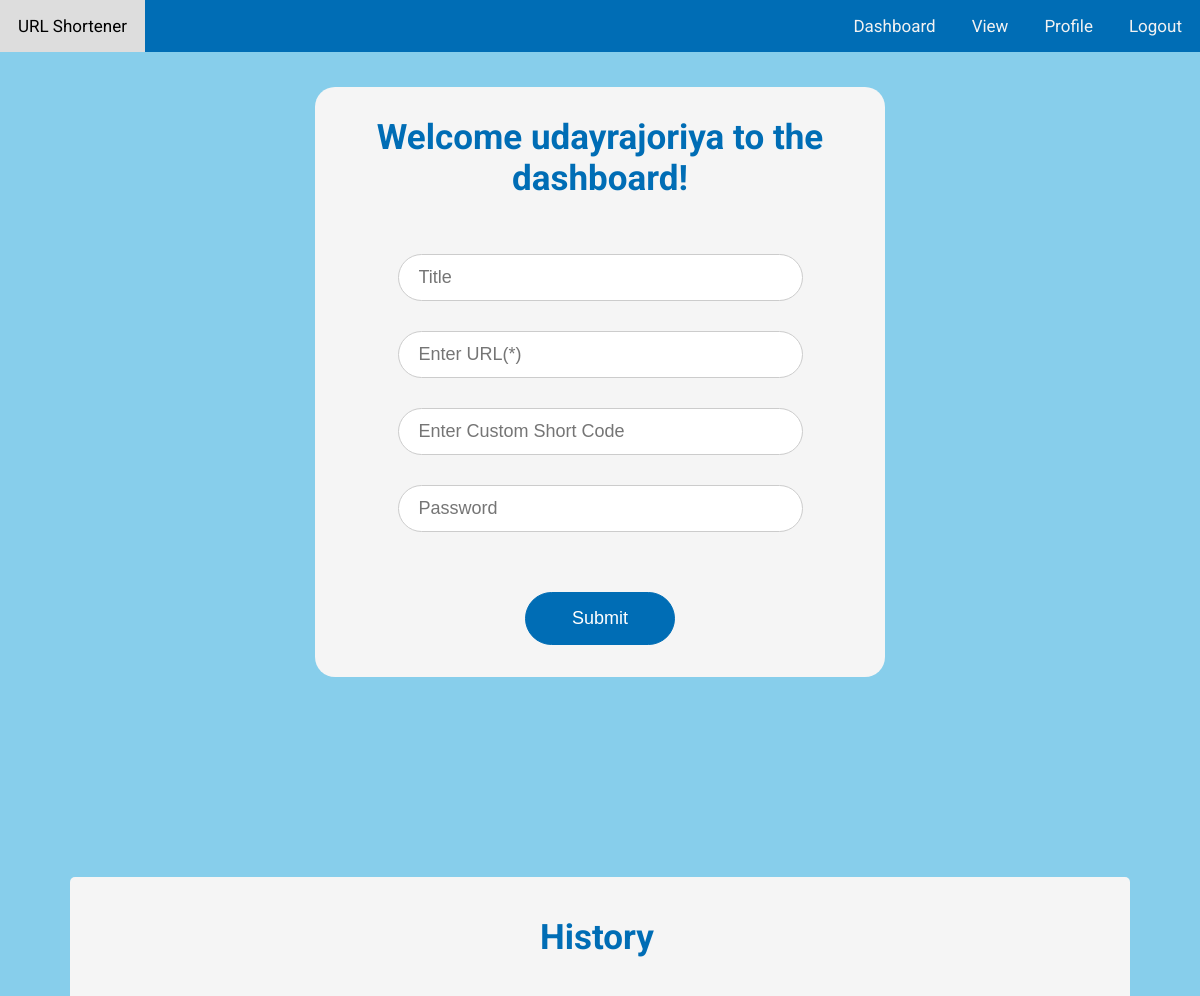
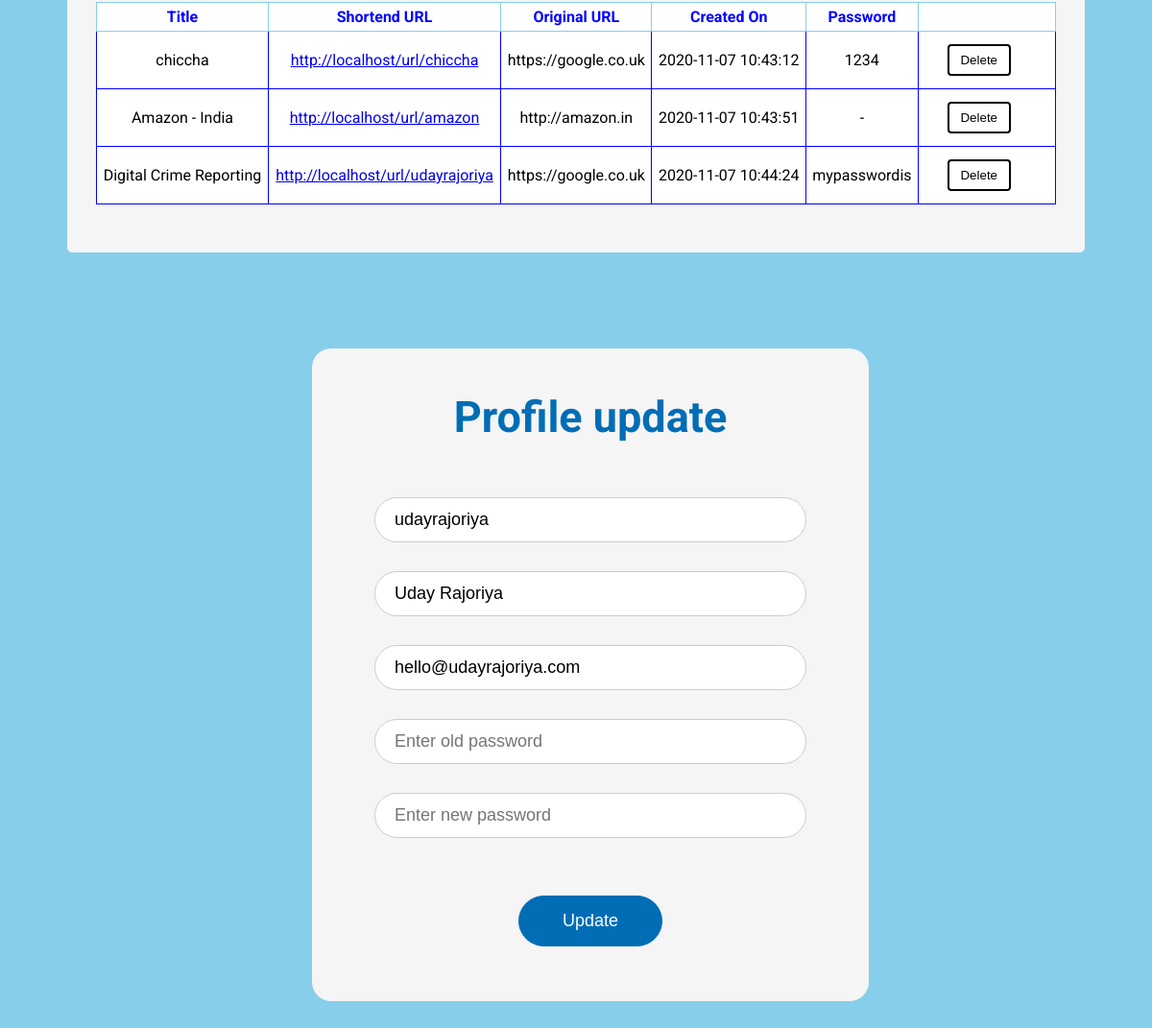
The app's page /url_shortener/dash.php (signed in) with its own data (2 pictures, top to bottom).
### tables this page shows
CREATE TABLE `url` (
  `url_id` int(12) NOT NULL,
  `short_url` varchar(255) NOT NULL,
  `orig_url` varchar(255) NOT NULL,
  `title` varchar(200) NOT NULL,
  `password` varchar(200) NOT NULL,
  `created_on` datetime NOT NULL DEFAULT current_timestamp(),
  `user_id` int(11) NOT NULL
);

### url_shortener/dash.php (the view, shortened to what this page needs)
<?php
  $userName = $_SESSION['username'];
  $userId = $_SESSION['userId'];
  $fullname = $_SESSION['fullname'];
  $email = $_SESSION['email'];
?>
<!DOCTYPE html>
<html>
<head><link rel="stylesheet" href="dash1.css">
</head>
<body>
  <div class="topnav">
    <a >URL Shortener</a>
    <div class="topnav-right">
        <a href="#dashboard">Dashboard</a>
        <a href="#tab">View</a>
        <a href="#profile">Profile</a>
        <a href="logout.php">Logout</a>
    </div>
  </div>
<center>
<div class="section1" id="dashbord">
<h3>Welcome <?php echo $userName; ?> to the dashboard!</h3>
  <form action="process.php" class="shorten">
    <input type="text" id="title" name="title" placeholder="Title">
    <input type="text" id="orgUrl" name="originalUrl" placeholder="Enter URL(*)" required>
    <input type="text" id="cutUrl" name="customUrl" placeholder="Enter Custom Short Code">
    <input type="password" id="pass" name="password" placeholder="Password">
    <input type="submit" value="Submit" href="#hisory">
  </form>
  <br>
</div>
<div id="tab">
	<h4 id="history">History</h4>
  <?php
include('db_config.php');
$conn = new mysqli($host, $user, $password, $db);
	$result = $conn->query("SELECT * from url where user_id='$userId'");
	if ($result->num_rows > 0)
	{
    ?>
<table style="width:100%">
  <tr>
    <th>Title</th>
    <th>Shortend URL</th>
    <th>Original URL</th>
    <th>Created On</th>
    <th>Password</th>
    <th></th>
  </tr>
    <?php
    while ($row = $result->fetch_assoc())
		{
      echo "<tr>";
      echo "<td class=\"title\">";
        echo $row['title'];
      echo "</td>";
      echo "<td>";
      echo "<a target='_blank' href=\"http://localhost/url_shortener/" . $row['short_url'] . "\" >http://localhost/url/".$row['short_url']."</a>";
      echo "</td>";
      echo "<td>";
      echo $row['orig_url'];
      echo "</td>";
      echo "<td>";
        echo $row['created_on'];
      echo "</td>";
      echo "<td>";
        echo $row['password'];
      echo "</td>";
      echo "<td>
      <form action=\"delete.php\" method=\"POST\">
      <input type=\"hidden\" name=\"urlId\" value=\"". $row['url_id']."\">
      <button type=\"submit\"class=\"button button1\">Delete</button>
      </form>
      </td>";
    echo "</tr>";
    }
  }
  else
  {
    echo "<h2>You have not shortened any URL yet!</h2>";
  }
  ?>
</table>
</div>
<div id="profile">
  <h2>Profile update</h2>
  <form action ="update.php" method="POST">
    <input type="text" id="userName" name="userName" value="<?php echo $userName?>" placeholder="User name" readonly> <br>
    <input type="text" id="fullName" name="fullName" value="<?php echo $fullname;?>" placeholder="Full Name" required> <br>
    <input type="text" id="email" name="email" value="<?php echo $email?>" placeholder="Email" required> <br>
    <input type="password" id="pass" name="pass"placeholder="Enter old password" required> <br>
    <input type="password" id="newPass"name="newPass" placeholder="Enter new password" > <br>
    <input type="submit" name="update" value="Update">
  </form>
</div>
</center>
</body>
</html>

### url_shortener/dash1.css (style rules this page uses)
body { background-color: #87CEEB; margin: 0px; font-family: 'Roboto', sans-serif; }
.topnav { background-color: #006DB5; overflow: hidden; width: 100%; }
.topnav a { float: left; color: #f2f2f2; text-align: center; padding: 16px 18px; text-decoration: none; font-size: 17px; }
.topnav-right { float: right; }
input[type=text], select { width: 90%; font-size: 18px; padding: 12px 20px; margin: 10px 0; margin-top: 20px; display: inline-block; border: 1px solid #ccc; border-radius: 100px; box-sizing: border-box; outline: none !important; }
input[type=password], select { width: 90%; font-size: 18px; padding: 12px 20px; margin: 10px 0; margin-top: 20px ; display: inline-block; border: 1px solid #ccc; border-radius: 100px; box-sizing: border-box; outline: none !important; }
input[type=submit] { width: 150px; font-size: 18px ; background-color: #006DB5; color: white; padding: 15px 15px; margin: 50px 0; border: 1px solid #006DB5; border-radius: 100px; cursor: pointer; }
h3 { color: #006DB5; font-size: 35px; margin-top: -30px; margin-bottom: 20x; margin-right: 0%; margin-left: 0%; }
.section1 { border-radius: 20px; background-color: whitesmoke; padding:5% ; margin-top: 35px; width: 450px; height: 470px; }
.button { width: 50%; background-color: white; color: black; padding: 7px 6px; margin: 8px 25px; border: none; border-radius: 4px; cursor: pointer; }
.button1 { background-color: white; color: black; border: 2px solid black; margin-right: 50px; white-space: nowrap; text-align: center; }
table, th, td { height: auto; border-collapse: collapse; background-color:white ; border:1px solid #87CEEB ; color: black; }
table { border-radius: 15px; }
th, td { padding: 5px; text-align: center; }
th { color: blue; text-align: center; }
td { border: 1px solid blue; word-break: break-all; }
#tab { border-radius: 5px; background-color:whitesmoke; padding-top: 30px; padding-bottom: 50px;padding-right: 30px; padding-left: 30px; width: 1000px; height: auto; margin-top: 200px; margin-bottom: 20px; }
h4 { color:#006DB5; margin-top: 1px; margin-bottom: 20x; margin-right: 80px; margin-left: 70px; }
#history { color: #006DB5; text-align: center; margin-top: 10px; margin-bottom:40px; margin-right: 50%; margin-left: 44%; font-size: 35px; }
#profile { border-radius: 20px; background-color: whitesmoke; padding: 40px; width: 500px; height:600px; margin-top: 100px; margin-bottom: 30px; margin-right: 50px; margin-left: 80px; font-size: 30px; }
h2 { color:#006DB5; margin-top: 5px; }
.title { text-align: center; white-space: nowrap; }

### records on screen
url: title "chiccha", short_url "chiccha", orig_url "https://google.co.uk", created_on "2020-11-07 10:43:12", password "1234"
url: title "Amazon - India", short_url "amazon", orig_url "http://amazon.in", created_on "2020-11-07 10:43:51", password "-"
url: title "Digital Crime Reporting", short_url "udayrajoriya", orig_url "https://google.co.uk", created_on "2020-11-07 10:44:24", password "mypasswordis"

### other values on screen
$userName "udayrajoriya"
